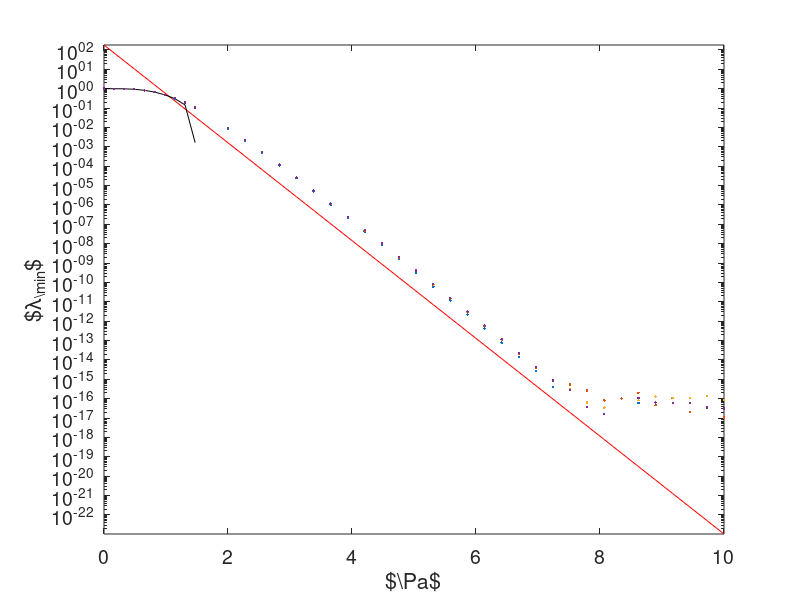

This figure's MATLAB source: (Note: this script raises an error after producing the figure.)
clear all
close all;

gamma = [linspace(0,1.470,10) linspace(2,10,30)];
x1 = pi*gamma;
%estimate = 1 - (1/64)*x2.*(-x2.^3.*hypergeom([3/2, 2, 2], [1, 3, 3, 3], -x2.^2)+16*besselj(0, x2).^2.*x2+16*besselj(1, x2).^2.*x2-32*besselj(0, x2).*besselj(1, x2));
estimate = 1 - ((1/2*(x1.^2+1)).*besselj(0, x1).^2-1/2*besselj(0, x1).*besselj(1, x1).*x1 + 1/2*besselj(1, x1).^2.*x1.^2-1/2);
Pvals = [50; 150; 500; 1500];
h2 = figure;
semilogy(gamma,180*exp(-pi*1.85*gamma),'r');
hold on;
semilogy(gamma,estimate,'k');
try A = load('minEigA1');
    minEigA1 = A.minEigA1;
    x1temp = x1(1:end);
    for i = 1:length(Pvals)
        semilogy(x1temp/pi,minEigA1(i,1:end),'.','MarkerSize',6);
    end
catch ex
    clear minEigA1;
    for i = 1:length(Pvals)
        P = Pvals(i);
        rho = besselJroots(0,P);
        for j = 1:length(x1)
            a1 = gamma(j)/P;
            A1 = gramMatrix(a1,1,rho);
            minEigA1(i,j) = min(eig(A1));
        end
        figure(h2)
        semilogy(gamma,minEigA1,'.','MarkerSize',3);
    end
    currentDir = fileparts(mfilename('fullpath'));
    save(fullfile(currentDir,'minEigA1'),'minEigA1');
end



xlabel('$\Pa$');
ylabel('$\lambda_{\min}$');
set(gca,'FontSize',14);
axis tight;
currentDir = fileparts(mfilename('fullpath'));
path = fullfile(currentDir,'minEigA1.tex');
matlab2tikz(path,'width','0.8\textwidth','height','5cm','parseStrings',false,'addLabels',true,'extraTikzpictureOptions','trim axis left, trim axis right');
